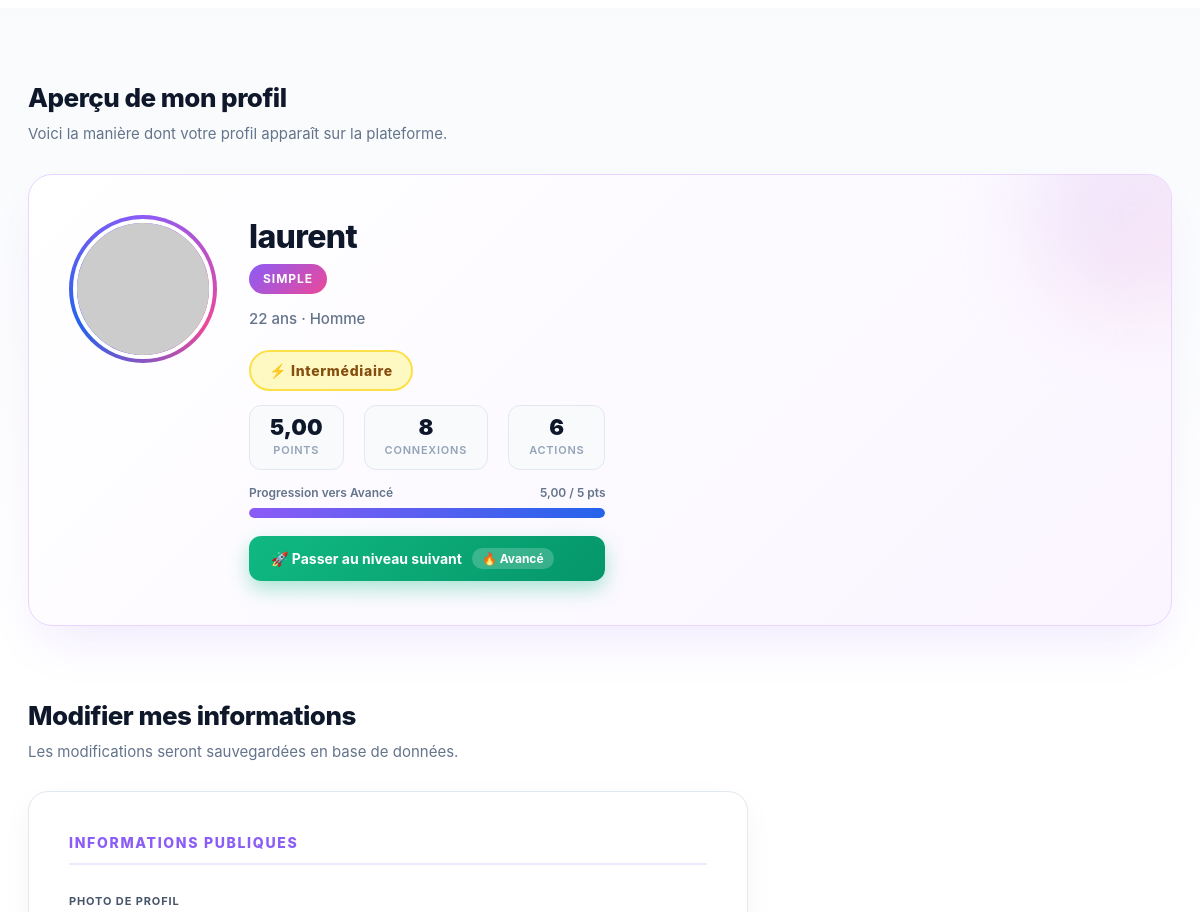
The page /profil/ (signed in, middle part) on the database as committed earlier.
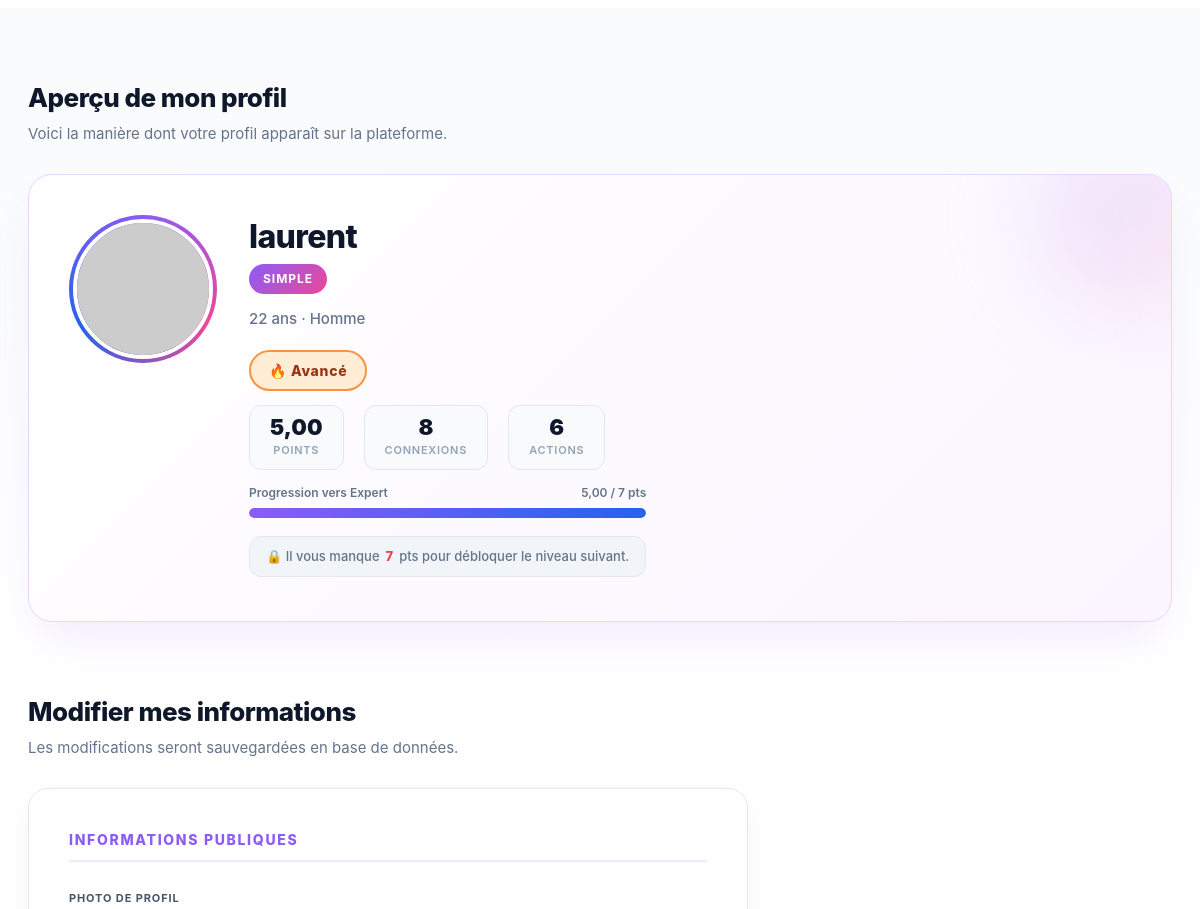
The same page on the database as committed later.
### monapp/views.py (the view)
# urls.py: path('profil/', views.profil, name='profil'),
@login_required
def profil(request):
    personne = request.user.personne
    autres_membres = Personne.objects.exclude(
        user=request.user
    ).select_related('user').order_by('-points')
    progression = {
        'debutant'     : ('intermediaire', 3),
        'intermediaire': ('avance', 5),
        'avance'       : ('expert', 7),
    }
    niveau_suivant = None
    seuil_suivant  = None
    peut_monter    = False
    points_manquants = 0
    if personne.niveau in progression:
        niveau_suivant, seuil_suivant = progression[personne.niveau]
        peut_monter = personne.points >= seuil_suivant
        points_manquants = max(0, seuil_suivant - personne.points)
    return render(request, 'monapp/profil.html', {
        'personne'        : personne,
        'autres_membres'  : autres_membres,
        'niveau_suivant'  : niveau_suivant,
        'seuil_suivant'   : seuil_suivant,
        'peut_monter'     : peut_monter,
        'points_manquants': points_manquants,
    })

### monapp/templates/monapp/profil.html (shortened to what the changed rows need)
{% extends 'monapp/base.html' %}
{% load static %}
{% block extra_head %}
<link rel="stylesheet" href="{% static 'profil.css' %}">
{% endblock %}
{% block content %}
<div class="profil-page">
    <section class="profil-preview-section">
        <div class="wrap">
            <div class="profil-card">
                <div class="profil-header">
                    <div class="profil-identity">
                        <div class="niveau-bloc">
                            <span class="niveau-badge niveau-{{ personne.niveau }}">
                                {% if personne.niveau == 'debutant' %}🌱 Débutant
                                {% elif personne.niveau == 'intermediaire' %}⚡ Intermédiaire
                                {% elif personne.niveau == 'avance' %}🔥 Avancé
                                {% elif personne.niveau == 'expert' %}🏆 Expert
                                {% else %}{{ personne.niveau }}
                                {% endif %}
                            </span>
                            <div class="niveau-stats">
                                <div class="stat-item">
                                </div>
                                <div class="stat-item">
                                </div>
                                <div class="stat-item">
                                </div>
                            </div>
                            {% if personne.niveau == 'expert' %}
                                <p class="niveau-max">🎉 Vous avez atteint le niveau maximum !</p>
                            {% else %}
                                <div class="progression">
                                    <div class="progression-label">
                                        Progression vers
                                        {% if personne.niveau == 'debutant' %}Intermédiaire
                                        {% elif personne.niveau == 'intermediaire' %}Avancé
                                        {% elif personne.niveau == 'avance' %}Expert
                                        {% endif %}
                                        <span>{{ personne.points|floatformat:2 }} / {{ seuil_suivant }} pts</span>
                                    </div>
                                    <div class="progression-bar">
                                        <div class="progression-fill" id="barre-progression"></div>
                                    </div>
                                </div>
                                <form method="POST" action="{% url 'changer_niveau' %}">
                                    {% if peut_monter %}
                                        <button type="submit" class="btn-monter-niveau">
                                            🚀 Passer au niveau suivant
                                            <span class="niveau-next">
                                                {% if niveau_suivant == 'intermediaire' %}⚡ Intermédiaire
                                                {% elif niveau_suivant == 'avance' %}🔥 Avancé
                                                {% elif niveau_suivant == 'expert' %}🏆 Expert
                                                {% endif %}
                                            </span>
                                        </button>
                                    {% else %}
                                        <div class="niveau-locked">
                                            🔒 Il vous manque
                                            <strong>{{ seuil_suivant|floatformat:0|add:"0" }}
                                            </strong>
                                            pts pour débloquer le niveau suivant.
                                        </div>
                                    {% endif %}
                                </form>
                            {% endif %}
                        </div>
                    </div>
                </div>
            </div>
        </div>
    </section>
</div>
{% endblock %}

Rows that differ between the two databases and show on the page:
changed Personne "Homme": niveau "intermediaire" → "avance" (drawn)
Other text that changed with them:
{{ seuil_suivant }}: "5" → "7"
{{ seuil_suivant|floatformat:0|add:"0" }}: (not shown) → "7"
text no longer shown: "⚡ Intermédiaire Avancé 🚀 Passer au niveau suivant"
text now shown: "Expert 🔒 Il vous manque pts pour débloquer le niveau suivant."
